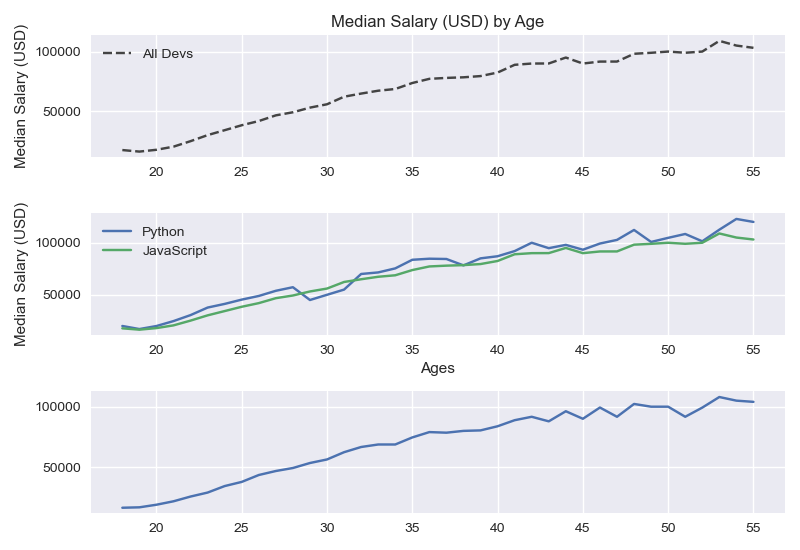

This figure's Python source:
import pandas as pd
from matplotlib import pyplot as plt

plt.style.use('seaborn')

data = pd.read_csv('data2.csv')
ages = data['Age']
dev_salaries = data['All_Devs']
py_salaries = data['Python']
js_salaries = data['JavaScript']

fig1, (ax1, ax2, ax3) = plt.subplots(nrows=3, ncols=1)


ax1.plot(ages, dev_salaries, color='#444444',
         linestyle='--', label='All Devs')

ax2.plot(ages, py_salaries, label='Python')
ax2.plot(ages, dev_salaries, label='JavaScript')
ax3.plot(ages, js_salaries, label='JavaScript')

ax1.legend()
ax1.set_title('Median Salary (USD) by Age')
ax1.set_ylabel('Median Salary (USD)')

ax2.legend()
ax2.set_xlabel('Ages')
ax2.set_ylabel('Median Salary (USD)')

plt.tight_layout()

plt.show()
